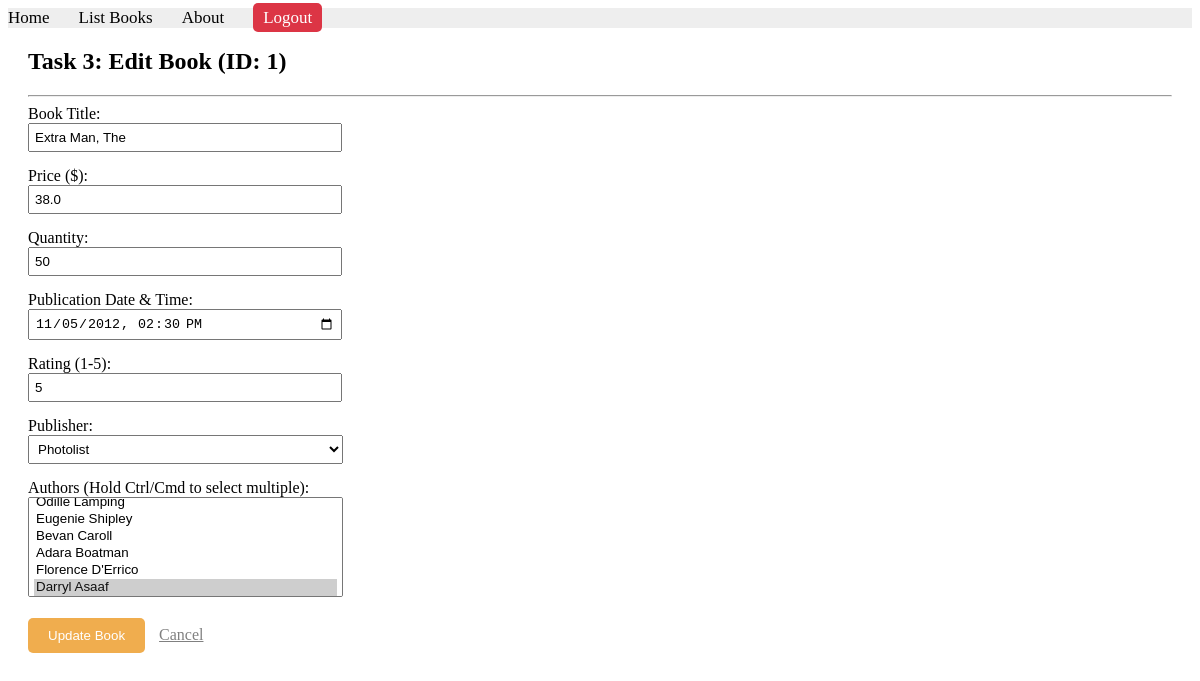
The app's page /books/lab9_part1/editbook/1 with its own data.
### apps/bookmodule/models.py (models this page shows, shortened)
class Book(models.Model):
    title = models.CharField(max_length= 100)
    price = models.FloatField(default=0.0)
    quantity = models.IntegerField(default=1)
    pubdate = models.DateTimeField()
    rating = models.SmallIntegerField(default = 1)
    publisher = models.ForeignKey(Publisher, null=True, on_delete=models.SET_NULL)
    authors = models.ManyToManyField(Author)

class Publisher(models.Model):
    name = models.CharField(max_length=200)
    location = models.CharField(max_length=300)

class Author(models.Model):
    name = models.CharField(max_length=200)
    DOB = models.DateField(null=True)

### apps/bookmodule/views.py (the view, shortened to what this page needs)
# urls.py: path('lab9_part1/editbook/<int:id>', views.editbook, name='lab9_part1.editbook'),
def editbook(request, id):
    book = Book.objects.get(id=id)
    publishers = Publisher.objects.all()
    authors = Author.objects.all()
    return render(request, 'bookmodule/editbook.html', {
        'book': book,
        'publishers': publishers,
        'authors': authors
    })

### apps/templates/bookmodule/editbook.html (shortened to what this page needs)
{% extends "layouts/base.html" %}
{% block content %}
<div style="margin: 20px;">
    <h2>Task 3: Edit Book (ID: {{ book.id }})</h2>
    <hr>
    <form method="POST">
        <div style="margin-bottom: 15px;">
            <label for="title">Book Title:</label><br>
            <input type="text" id="title" name="title" value="{{ book.title }}" required style="width: 300px; padding: 5px;">
        </div>
        <div style="margin-bottom: 15px;">
            <label for="price">Price ($):</label><br>
            <input type="number" id="price" name="price" value="{{ book.price }}" step="0.01" required style="width: 300px; padding: 5px;">
        </div>
        <div style="margin-bottom: 15px;">
            <label for="quantity">Quantity:</label><br>
            <input type="number" id="quantity" name="quantity" value="{{ book.quantity }}" required style="width: 300px; padding: 5px;">
        </div>
        <div style="margin-bottom: 15px;">
            <label for="pubdate">Publication Date & Time:</label><br>
            <input type="datetime-local" id="pubdate" name="pubdate" value="{{ book.pubdate|date:'Y-m-d\TH:i' }}" required style="width: 300px; padding: 5px;">
        </div>
        <div style="margin-bottom: 15px;">
            <label for="rating">Rating (1-5):</label><br>
            <input type="number" id="rating" name="rating" value="{{ book.rating }}" min="1" max="5" required style="width: 300px; padding: 5px;">
        </div>
        <div style="margin-bottom: 15px;">
            <label for="publisher">Publisher:</label><br>
            <select id="publisher" name="publisher" style="width: 315px; padding: 5px;">
                {% for pub in publishers %}
                    <option value="{{ pub.id }}" {% if pub.id == book.publisher_id %}selected{% endif %}>
                        {{ pub.name }}
                    </option>
                {% endfor %}
            </select>
        </div>
        <div style="margin-bottom: 20px;">
            <label for="authors">Authors (Hold Ctrl/Cmd to select multiple):</label><br>
            <select id="authors" name="authors" multiple style="width: 315px; padding: 5px; height: 100px;">
                {% for author in authors %}
                    <option value="{{ author.id }}" {% if author in book.authors.all %}selected{% endif %}>
                        {{ author.name }}
                    </option>
                {% endfor %}
            </select>
        </div>
        <button type="submit" style="padding: 10px 20px; background-color: #f0ad4e; color: white; border: none; border-radius: 5px; cursor: pointer;">Update Book</button>
        <a href="/books/lab9_part1/listbooks" style="margin-left: 10px; color: gray;">Cancel</a>
    </form>
</div>
{% endblock %}

### records on screen
Book: id "1", title "Extra Man, The", price "38.0", quantity "50", pubdate "11/05/2012 14:30", rating "5", publisher "Photolist", authors "Eugenie Shipley / Bevan Caroll / Adara Boatman / Florence D'Errico / Darryl Asaaf ☑"
